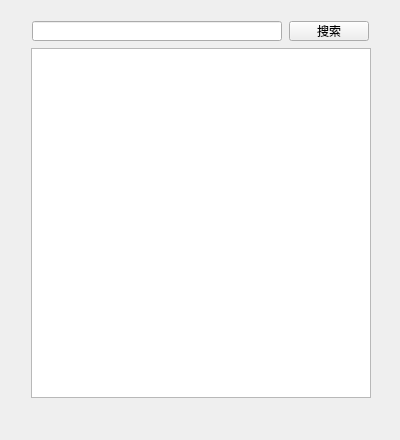
<?xml version="1.0" encoding="UTF-8"?>
<ui version="4.0">
 <class>AddFriend</class>
 <widget class="QWidget" name="AddFriend">
  <property name="geometry">
   <rect>
    <x>0</x>
    <y>0</y>
    <width>400</width>
    <height>440</height>
   </rect>
  </property>
  <property name="minimumSize">
   <size>
    <width>400</width>
    <height>440</height>
   </size>
  </property>
  <property name="maximumSize">
   <size>
    <width>400</width>
    <height>440</height>
   </size>
  </property>
  <property name="windowTitle">
   <string>Form</string>
  </property>
  <widget class="QWidget" name="layoutWidget">
   <property name="geometry">
    <rect>
     <x>30</x>
     <y>20</y>
     <width>342</width>
     <height>380</height>
    </rect>
   </property>
   <layout class="QGridLayout" name="gridLayout">
    <item row="0" column="0">
     <layout class="QHBoxLayout" name="horizontalLayout">
      <item>
       <widget class="QLineEdit" name="lineEdit">
        <property name="minimumSize">
         <size>
          <width>250</width>
          <height>20</height>
         </size>
        </property>
        <property name="maximumSize">
         <size>
          <width>250</width>
          <height>20</height>
         </size>
        </property>
       </widget>
      </item>
      <item>
       <widget class="QPushButton" name="pushButton">
        <property name="minimumSize">
         <size>
          <width>80</width>
          <height>20</height>
         </size>
        </property>
        <property name="maximumSize">
         <size>
          <width>80</width>
          <height>20</height>
         </size>
        </property>
        <property name="font">
         <font>
          <family>黑体</family>
         </font>
        </property>
        <property name="text">
         <string>搜索</string>
        </property>
       </widget>
      </item>
     </layout>
    </item>
    <item row="1" column="0">
     <widget class="QListWidget" name="friendsListWidget">
      <property name="minimumSize">
       <size>
        <width>340</width>
        <height>350</height>
       </size>
      </property>
      <property name="maximumSize">
       <size>
        <width>340</width>
        <height>350</height>
       </size>
      </property>
     </widget>
    </item>
   </layout>
  </widget>
 </widget>
 <resources/>
 <connections/>
</ui>
